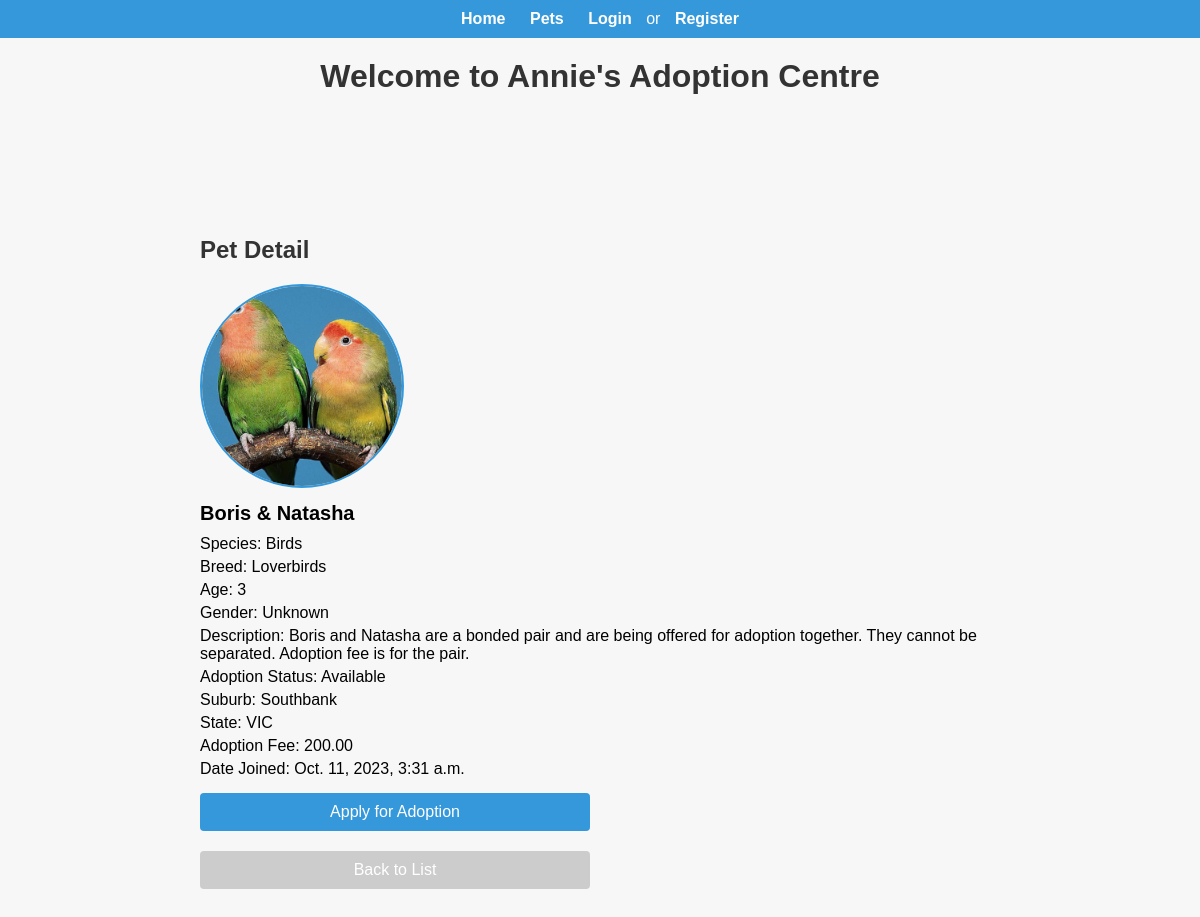
/pet/5/details, run on the app's committed database.
### pets/models.py (models this page shows, shortened)
class Pet(models.Model):
    GENDER_CHOICES = [
        ('Male', 'Male'),
        ('Female', 'Female'),
        ('Unknown', 'Unknown'),
    ]
    name = models.CharField(max_length=100)
    species = models.CharField(max_length=50)
    breed = models.CharField(max_length=100)
    age = models.PositiveIntegerField()
    gender = models.CharField(max_length=10, choices=GENDER_CHOICES, default='Unknown')
    description = models.TextField(blank=True)
    image = models.ImageField(upload_to='pet_images/', blank=True)
    adoption_status = models.CharField(
        max_length=20,
        choices=[('Available', 'Available'), ('Pending', 'Pending'), ('Adopted', 'Adopted')],
        default='Available'
    )
    adoption_fee = models.DecimalField(max_digits=10, decimal_places=2)
    suburb = models.CharField(max_length=100, blank=True)
    state = models.CharField(max_length=50, blank=True)
    date_added = models.DateTimeField(auto_now_add=True)
    adopter = models.ForeignKey(User, on_delete=models.SET_NULL, null=True, blank=True)
    date_added = models.DateTimeField(auto_now_add=True)
    last_updated = models.DateTimeField(auto_now=True)

### pets/views.py (the view)
# urls.py: path('pet/<int:pet_id>/details', views.public_pet_detail, name='public_pet_detail'),
def public_pet_detail(request, pet_id):
    pet = get_object_or_404(Pet, pk=pet_id)
    return render(request, 'pets/public_pet_detail.html', {'pet': pet})

### templates/pets/public_pet_detail.html (shortened to what this page needs)
{% extends "base.html" %}
{% load static %}
{% block links %}
<link rel="stylesheet" type="text/css" href="{% static 'css/pets/public_pet_detail.css' %}">
{% endblock %}
{% block content %}
    <div class="container">
    <div class="pet-detail-container">
        <div class="pet-info">
            <h2 class="pet-title">Pet Detail</h2>
            <img src="{{ pet.image.url }}" alt="{{ pet.name }}" class="pet-image" />
            <h3 class="pet-name">{{ pet.name }}</h3>
            <p class="pet-attribute">Species: {{ pet.species }}</p>
            <p class="pet-attribute">Breed: {{ pet.breed }}</p>
            <p class="pet-attribute">Age: {{ pet.age }}</p>
            <p class="pet-attribute">Gender: {{ pet.gender }}</p>
            <p class="pet-attribute">Description: {{ pet.description }}</p>
            <p class="pet-attribute">Adoption Status: {{ pet.adoption_status }}</p>
            <p class="pet-attribute">Suburb: {{ pet.suburb }}</p>
            <p class="pet-attribute">State: {{ pet.state }}</p>
            <p class="pet-attribute">Adoption Fee: {{ pet.adoption_fee }}</p>
            <p class="pet-attribute">Date Joined: {{ pet.date_added }}</p>
            <div class="pet-actions">
                <a href="{% url 'apply_for_adoption' pet_id=pet.id %}" class="btn btn-primary">Apply for Adoption</a>
                <a href="{% url 'public_pets_view' %}" class="btn btn-secondary">Back to List</a>
            </div>
        </div>
    </div>
</div>
{% endblock %}

### static/css/pets/public_pet_detail.css (style rules this page uses)
.pet-detail-container { display: flex; justify-content: space-between; align-items: center; }
.pet-title { font-size: 24px; color: #333; }
.pet-info { flex: 1; margin-right: 20px; }
.pet-image { width: 200px; height: 200px; border: 2px solid #3498db; border-radius: 50%; }
.pet-name { font-size: 20px; margin: 10px 0; }
.pet-attribute { font-size: 16px; margin: 5px 0; }
.pet-actions { width: 50%; display: flex; flex-direction: column; justify-content: center; }
.btn { padding: 10px 20px; margin: 10px 0; text-align: center; text-decoration: none; color: #fff; border: none; border-radius: 4px; cursor: pointer; }
.btn-primary { background-color: #3498db; }
.btn-secondary { background-color: #ccc; }
.container { max-width: 800px; margin: 0 auto; padding: 100px; }

### static/css/base_.css (style rules this page uses)
body { font-family: Arial, sans-serif; background-color: #f7f7f7; margin: 0; padding: 0; }

### data on the page
Pet: image (picture), name "Boris & Natasha", species "Birds", breed "Loverbirds", age "3", gender "Unknown", description "Boris and Natasha are a bonded pair and are being offered for adoption together. They cannot be separated. Adoption fee is for the pair.", adoption_status "Available", suburb "Southbank", state "VIC", adoption_fee "200.00", date_added "Oct. 11, 2023, 3:31 a.m."
